Frame 1 (no input): blank canvas, image omitted
Frame 60 (the mouse pressed at the canvas centre just before this capture): blank canvas, image omitted
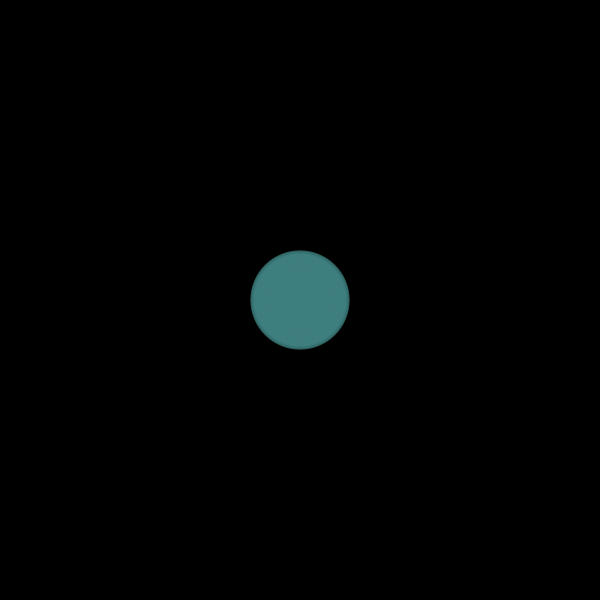
Frame 120 (the mouse held since frame 60 and released just before this capture)

The Processing sketch whose frames 1 and 60 were blank and that drew this single picture after the mouse press (run headless with seeded random() and noise(); from frame 60 on, the mouse is pressed at the canvas centre):

// Processing sketch: processing_72069
// ── processing_72069.pde

void setup() {
  size(600, 600);
  smooth();
  colorMode(HSB, 600);
  background(0);
}
void draw() {


  //Random Variable for Smooth Line Erase/Fade
  float R = random(600);
  float E = random(600);
  float W = random(600);
  float Q = random(600);
  float A = random(600);
  float S = random(600);
  //Eraser
  line(0, R, 600, R); 
  line(0, E, 600, E); 
  line(0, W, 600, W); 
  line(0, Q, 600, Q); 
  line(0, S, 600, S);
  line(R, 0, R, 600);
  line(Q, 0, Q, 600);

  //Ellipse Tool and Hue Orientation
  float D = random(100);
  if (mousePressed == true) {
    fill(mouseX, mouseY, mouseX, mouseY);
    noStroke();
    ellipse(mouseX, mouseY, D, D);
    println (mouseX);
  }
  else {
    stroke(0, 0, 0, random(600));
  }
}
